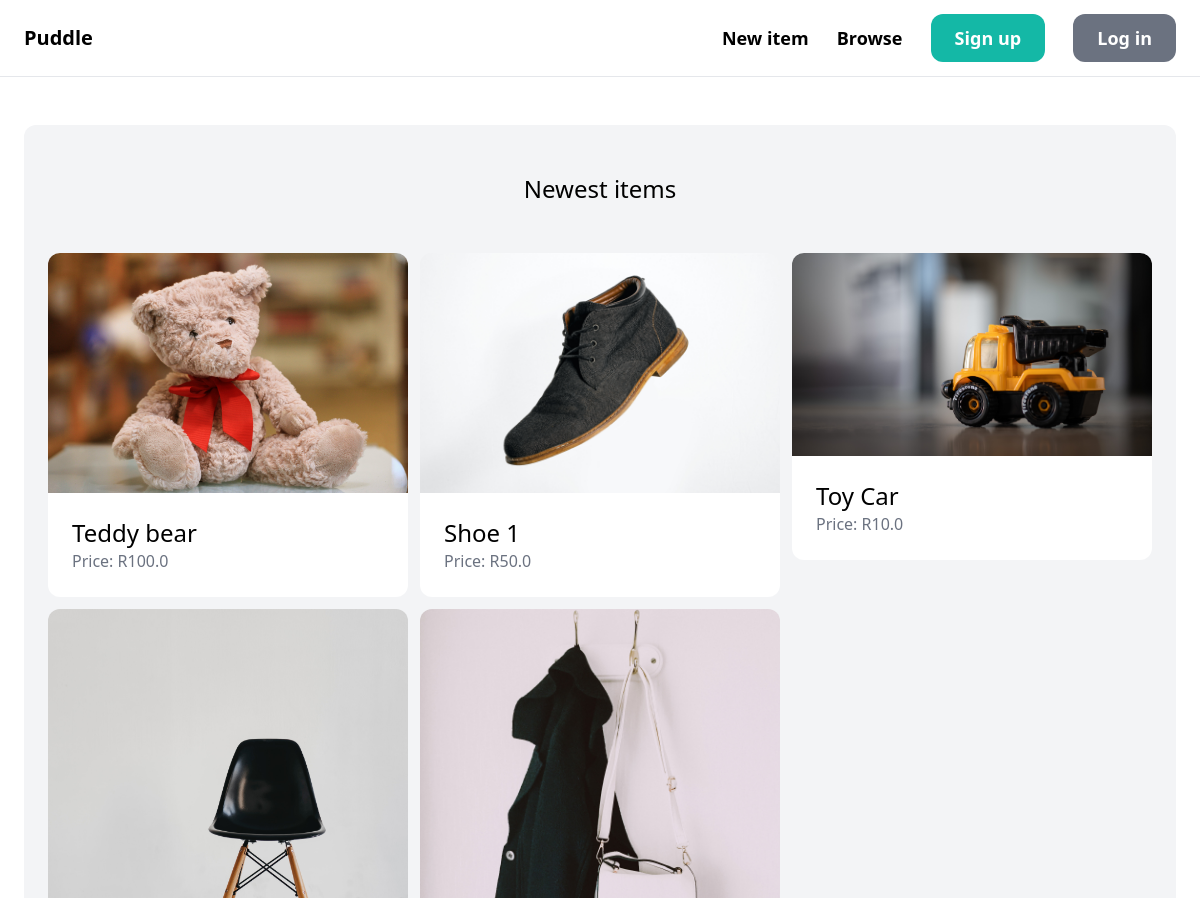
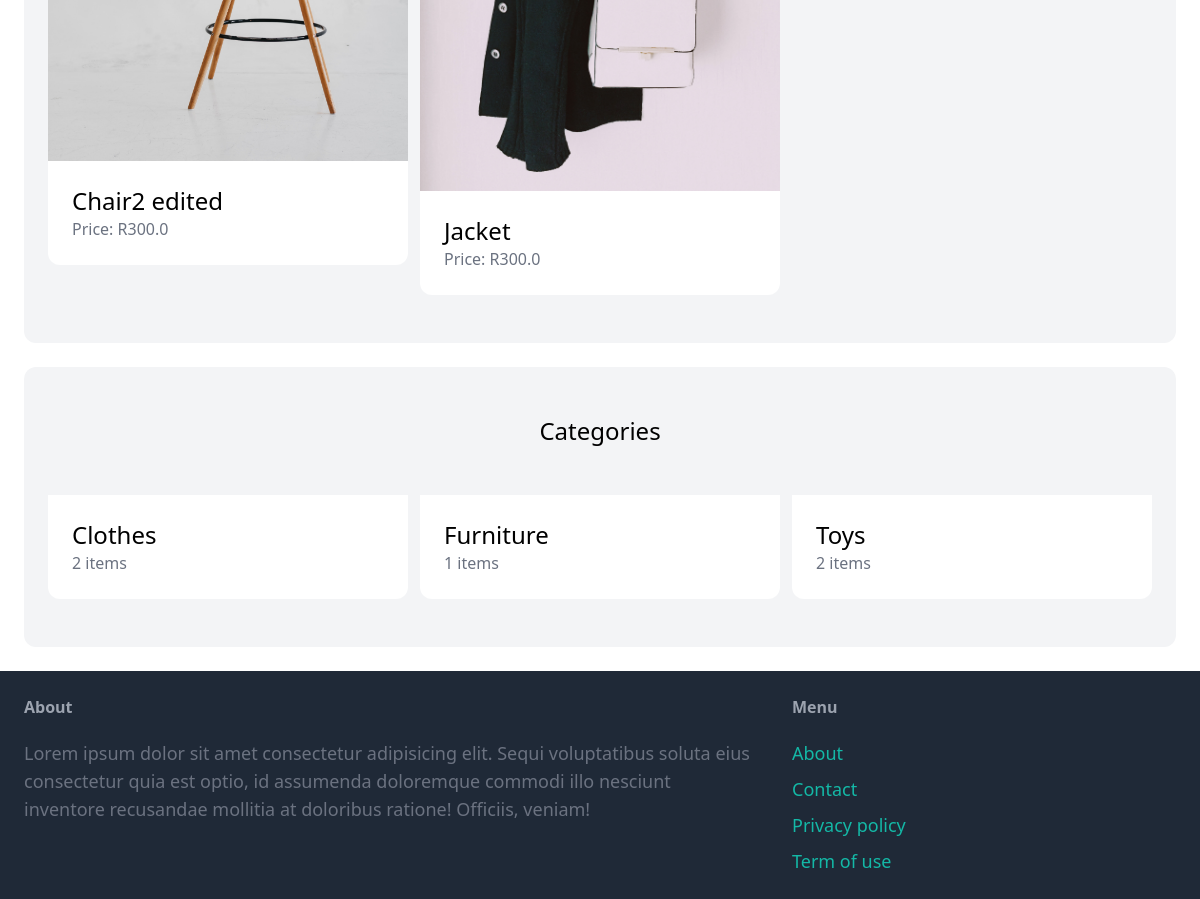
Before: / with the older database file (2 pictures, top to bottom).
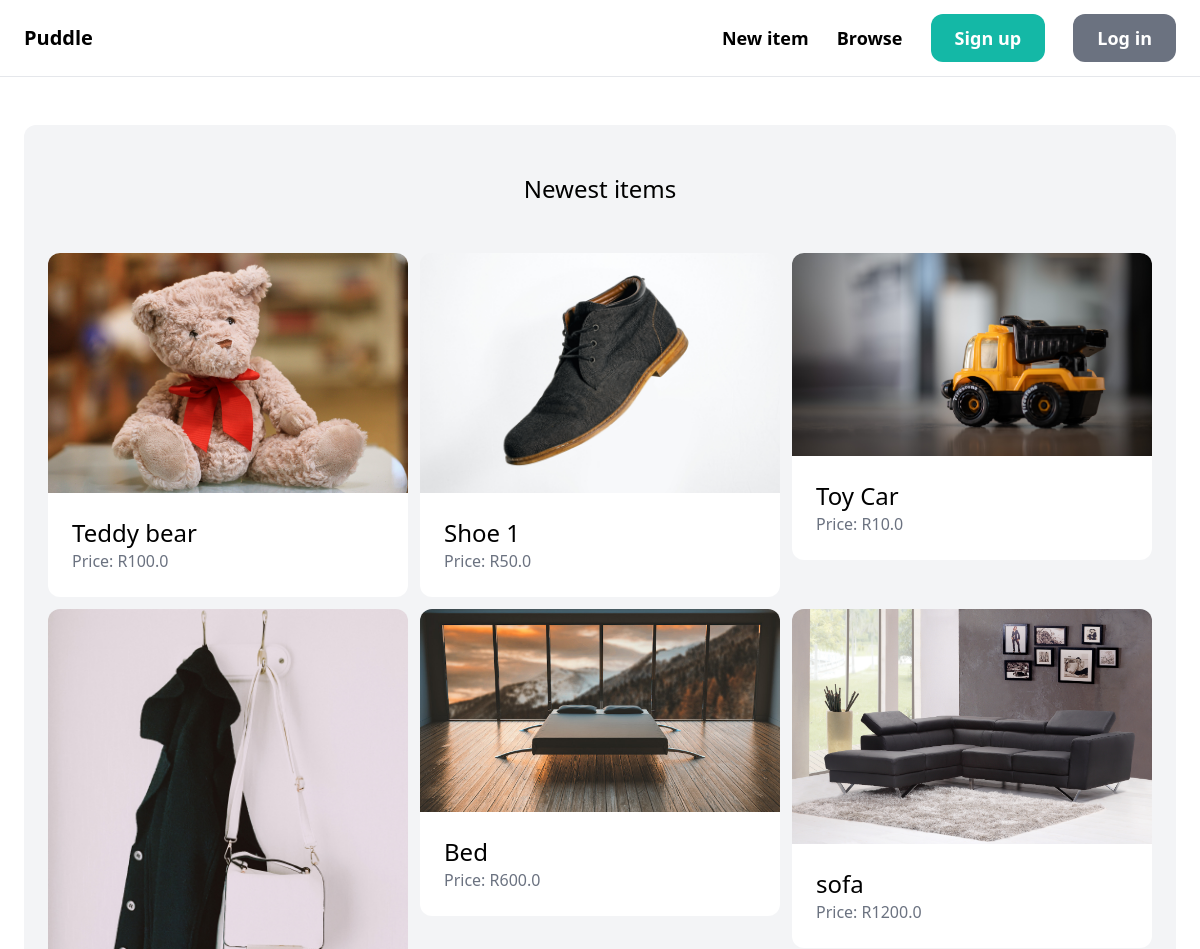
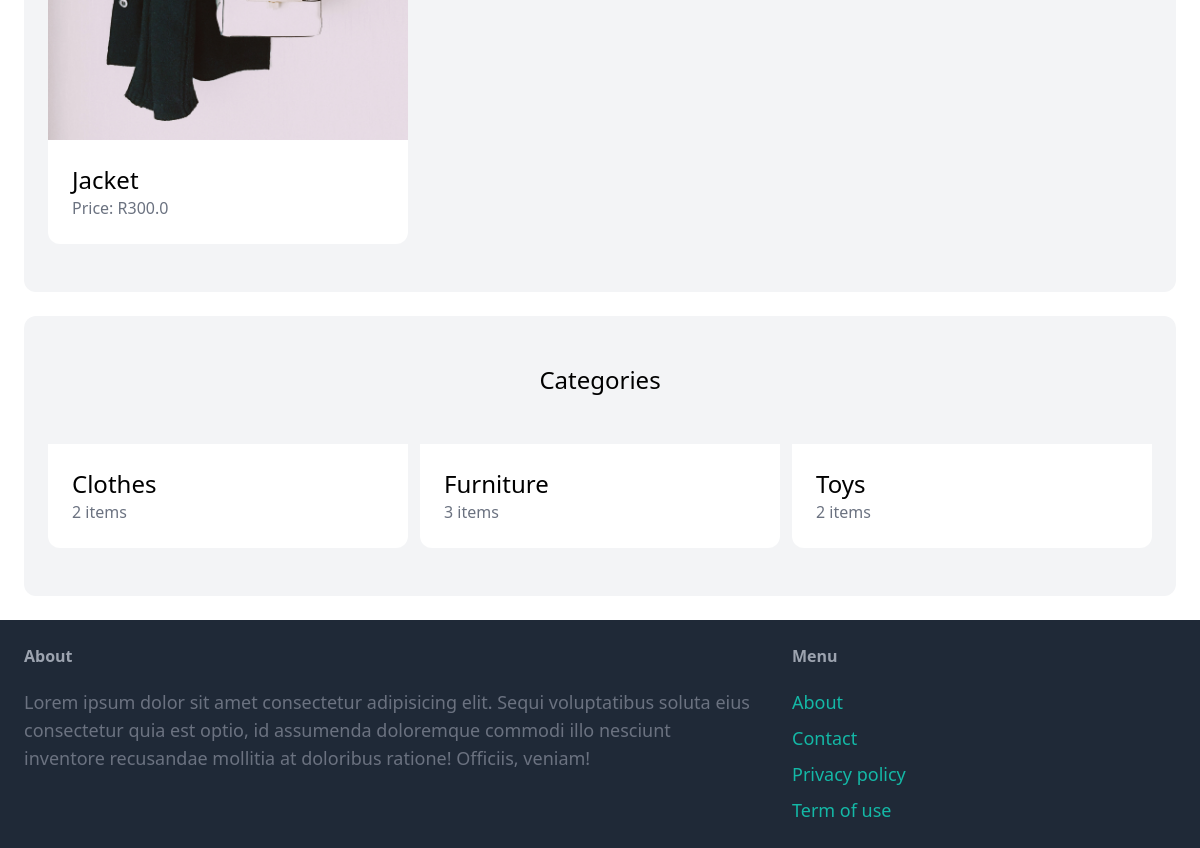
After: the same page with the newer database file (2 pictures, top to bottom).
### item/models.py (models this page shows, shortened)
class Item (models.Model):
    category = models.ForeignKey(
        Category, related_name='items', on_delete=models.CASCADE)
    name = models.CharField(max_length=255)
    description = models.TextField(blank=True, null=True)
    image = models.ImageField(upload_to='item_images', blank=True, null=True)
    price = models.FloatField()
    is_sold = models.BooleanField(default=False)
    created_by = models.ForeignKey(
        User, related_name='items', on_delete=models.CASCADE)
    created_at = models.DateTimeField(auto_now_add=True)

class Category(models.Model):
    name = models.CharField(max_length=255)
    class Meta:
        ordering = ('name',)
        verbose_name_plural = 'Categories'

### core/views.py (the view)
# urls.py: path('',views.index,name='index'),
def index(request):
    items = Item.objects.filter(is_sold=False)[0:6]
    categories = Category.objects.all()
    return render(request, 'core/index.html', {'categories': categories, 'items': items})

### core/templates/core/index.html
{% extends 'core/base.html' %} {% block title %}Welcome{% endblock title %}
{%block content %}
<div class="mt-6 px-6 py-12 bg-gray-100 rounded-xl">
  <h2 class="mb-12 text-2xl text-center">Newest items</h2>
  <div class="grid grid-cols-3 gap-3">
    {% for item in items %}
    <div>
      <a href="{% url 'item:detail' item.id %}">
        <div>
          <img src="{{ item.image.url }}" class="rounded-t-xl" alt="" />
        </div>
        <div class="p-6 bg-white rounded-b-xl">
          <h2 class="text-2xl">{{item.name}}</h2>
          <p class="text-gray-500">Price: R{{item.price}}</p>
        </div>
      </a>
    </div>
    {% endfor %}
  </div>
</div>
<div class="mt-6 px-6 py-12 bg-gray-100 rounded-xl">
  <h2 class="mb-12 text-2xl text-center">Categories</h2>
  <div class="grid grid-cols-3 gap-3">
    {% for category in categories %}
    <div>
      <a href="#">
        <div class="p-6 bg-white rounded-b-xl">
          <h2 class="text-2xl">{{category.name}}</h2>
          <p class="text-gray-500">{{category.items.count}} items</p>
        </div>
      </a>
    </div>
    {% endfor %}
  </div>
</div>
{% endblock content %}

### core/templates/core/base.html (shortened to what this page needs)
<!DOCTYPE html>
<html lang="en">
  <head>
    <script src="https://cdn.tailwindcss.com"></script>
  </head>
  <body>
    <nav
      class="py-6 px-6 flex justify-between items-center border-b border-gray-200"
    >
      <a href="{%url 'core:index' %}" class="text-xl font-semibold">Puddle</a>
      <div class="space-x-6">
        <a
          href="{% url 'item:new' %}"
          class="text-lg font-semibold hover:text-gray-500"
          >New item</a
        >
        <a
          href="{% url 'item:items' %}"
          class="text-lg font-semibold hover:text-gray-500"
          >Browse</a
        >
        {% if request.user.is_authenticated %}
        <a
          href=""
          class="px-6 py-3 text-lg font-semibold bg-teal-500 text-white rounded-xl hover:text-teal-700"
          >Inbox</a
        >
        <a
          href="{% url  'dashboard:index' %}"
          class="px-6 py-3 text-lg font-semibold bg-gray-500 text-white rounded-xl hover:text-gray-500"
          >Dashboard</a
        >
        {% else %}
        <a
          href="{% url 'core:signup' %}"
          class="px-6 py-3 text-lg font-semibold bg-teal-500 text-white rounded-xl hover:text-teal-700"
          >Sign up</a
        >
        <a
          href="{% url  'core:login' %}"
          class="px-6 py-3 text-lg font-semibold bg-gray-500 text-white rounded-xl hover:text-gray-500"
          >Log in</a
        >
        {% endif %}
      </div>
    </nav>
    <div class="px-6 py-6">{% block content %} {% endblock content %}</div>
    <footer class="py-6 px-6 flex justify-between bg-gray-800">
      <div class="w-2/3 pr-10">
        <h3 class="mb-5 font-semibold text-gray-400">About</h3>
        <p class="text-lg text-gray-500">
          Lorem ipsum dolor sit amet consectetur adipisicing elit. Sequi
          voluptatibus soluta eius consectetur quia est optio, id assumenda
          doloremque commodi illo nesciunt inventore recusandae mollitia at
          doloribus ratione! Officiis, veniam!
        </p>
      </div>
      <div class="w-1/3">
        <h3 class="mb-5 font-semibold text-gray-400">Menu</h3>
        <ul class="space-y-2">
          <li>
            <a href="#" class="text-lg text-teal-500 hover:text-teal-700"
              >About</a
            >
          </li>
          <li>
            <a
              href="{% url 'core:contact' %}"
              class="text-lg text-teal-500 hover:text-teal-700"
              >Contact</a
            >
          </li>
          <li>
            <a href="#" class="text-lg text-teal-500 hover:text-teal-700"
              >Privacy policy</a
            >
          </li>
          <li>
            <a href="#" class="text-lg text-teal-500 hover:text-teal-700"
              >Term of use</a
            >
          </li>
        </ul>
      </div>
    </footer>
  </body>
</html>

Changed rows visible on the page:
no longer on this page (row edited): Item: image (picture), name "Chair2 edited", price "300.0"
added Item: image (picture), name "Bed", price "600.0"
added Item: image (picture), name "sofa", price "1200.0"
computed for Category "Furniture": items.count "1" → "3"
